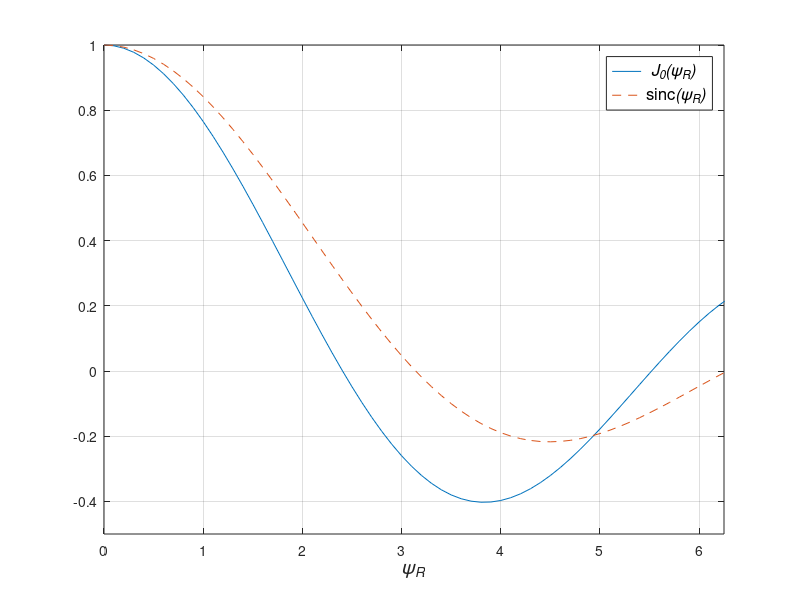

Reproduce this figure in MATLAB.
%%%%%%%%%%%%%%%%%%%%%%%%%%%%%%%%
% Figure 4.33
% Comparison of J0(psi_R) and sinc(psi_R)
% Xin Zhang  9/20/99	
% Updated by K. Bell 9/29/00, 9/30/01
% Function called: sinc
%%%%%%%%%%%%%%%%%%%%%%%%%%%%%%%%

clear all;
close all;

psi_R = 0:0.1:10;
J0 = besselj(0,psi_R);
SC = sinc(psi_R/pi);

figure
plot(psi_R,J0,'-',psi_R,SC,'--')
grid on
axis([0 6.25 -0.5 1])
h=legend('{\it J_0(\psi_R)}','sinc{\it(\psi_R)}');
set(h,'Fontsize',12)
xlabel('\it\psi_R','Fontsize',14)
